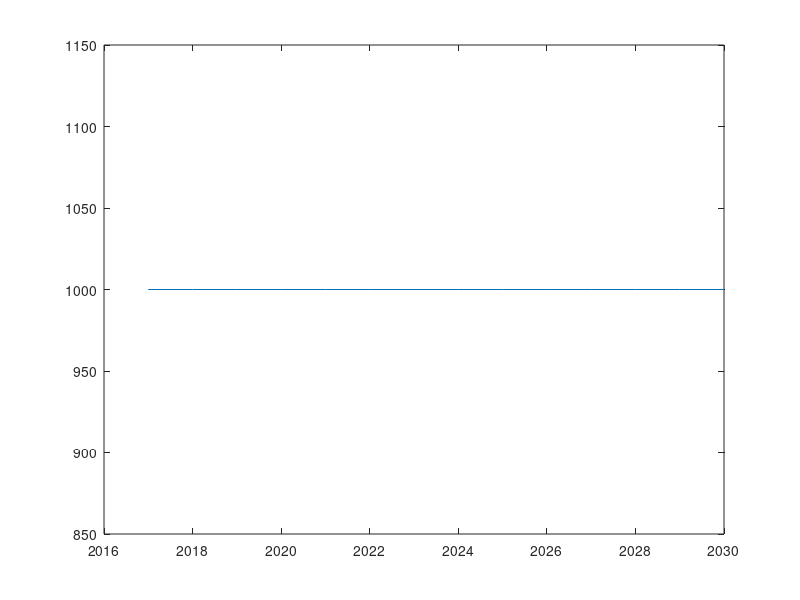

The MATLAB source for this figure:
clear;

mod = @(t,x,p,q,r)p*x - q*x - r*x;

[t, y] = ode45(mod,[2017:2030], ...
                     1000, odeset(), 0.27,0.25,0.02);
                 
plot(t,y);